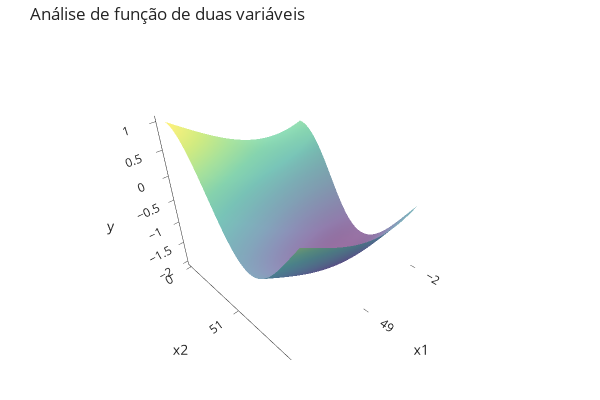

Source (notebook cell):
### Markdown cell above
## Estudo de caso: salto do paraquedista

Faremos a análise gráfica da função do salto do paraquedista já vista anteriormente, isto é: 

$$v = \dfrac{gm}{c}(1 - e^{-(c/m)t}).$$
Entretanto, antes de continuarmos, vale tecer breves comentários sobre dimensionalidade.

### Variáveis e parâmetros

Em nosso curso, tratamos da determinação de raízes de equações não-lineares em uma dimensão (1D). Isto significa que apenas uma variável é usada como dependente, embora a variável dependente possa requerer depender de outras quantidades para ser computada. No caso da função $v$ acima, o tempo $t$ está sendo tomado como a única variável independente, ao passo que a aceleração da gravidade $g$, a massa $m$ e o coeficiente de arrasto $c$ tornam-se _parâmetros_. 

Aplicando-se uma notação matemática estendida, poderíamos escrever 

$$v = f({\color{red}t};{\color{blue}g},{\color{blue}m},{\color{blue}c}),$$

onde destacamos a variável independente em vermelho e os parâmetros em azul, após o ponto-e-vírgula. Entretanto, qualquer um dos parâmetros poderia ser analisado sob o ponto de vista de variável, assumindo-se as outras quantidades como parâmetros. Para este mesmo exemplo, se quiséssemos estudar a dependência de $v$ por variação de $g$, teríamos de manter $m$, $c$ e $t$ _fixados_, obtendo uma forma tal que

$$v = f({\color{red}g};{\color{blue}m},{\color{blue}c},{\color{blue}t}).$$

Se o mesmo raciocínio for utilizado para $c$, a forma 

$$v = f({\color{red}c};{\color{blue}t},{\color{blue}g},{\color{blue}m})$$

indicaria que $c$ é a variável independente, enquanto $t$, $g$ e $m$ seriam parâmetros com um valor fixado e conhecido.

Assim, por indução, a busca por raízes de equações não-lineares que dependam de $n$ variáveis em apenas uma dimensão deve considerar _uma variável independente com valor mutável_ e $n-1$ _parâmetros com valor fixado_. Usando o Cálculo a várias variáveis, se 

$$
f: \mathbb{R}^n \to \mathbb{R} \\
(x_1,x_2,\ldots,x_n) \mapsto y
$$

é a função não-linear a ser estudada, a forma

$$y = f({\color{red}x_k}; {\color{blue}x_1},{\color{blue}x_2},\ldots,{\color{blue}x_{k-1}},{\color{blue}x_{k+1}},\ldots,{\color{blue}x_{n-1}},{\color{blue}x_n})$$

significaria que a análise é _unidimensional_ sobre a variável $x_k$ nos parâmetros $x_1$ a $x_n$, excluindo-se $x_k$.


Para o nosso exemplo, $n=4$, $y = v$, a variável independente $x_k$ é o coeficiente de arrasto $c$ – note que $k$ pode ser qualquer valor entre 1 e 4 –, $f$ é a expressão matemática $\dfrac{gm}{c}(1 - e^{-(c/m)t})$ e os demais símbolos $x_j$, para $j \neq k$, são os parâmetros.

### Code cell
import plotly.graph_objects as go
from plotly.offline import plot
from IPython.display import display, HTML
import numpy as np

# Define the function f(x, y) (you can replace this with your own function)
def f(x, y):
    return np.sin(x) + np.cos(y)

# Generate data for the function surface plot
x_values = np.linspace(-2, 0, 100)
y_values = np.linspace(0, 5, 100)
x_mesh, y_mesh = np.meshgrid(x_values, y_values)
z_values = f(x_mesh, y_mesh)

# Create a surface plot for the function
fig = go.Figure(data=[go.Surface(z=z_values)])

fig.update_traces(showscale=False,colorscale='Viridis',opacity=0.6)

# Update layout for better presentation
fig.update_layout(    
    template='simple_white',
    title='Análise de função de duas variáveis',
    width=600,
    height=400,
    margin=dict(l=40, r=40, b=40, t=40),
    scene=dict(
        xaxis_title='x1',
        yaxis_title='x2',
        zaxis_title='y',
        xaxis=dict(
            showgrid=False,
            zeroline=False,
            showline=False,
            gridcolor='#bdbdbd',
            gridwidth=2,
            zerolinecolor='#969696',
            zerolinewidth=4,
            linecolor='#636363',
            linewidth=6,
            nticks=3,
            tickmode='linear',
            tick0=x_values[0],
            dtick=51),
        yaxis=dict(
            nticks=3,
            tickmode='linear',
            tick0=y_values[0],
            dtick=51)
        
    )
)

# Display the plot
fig.show()
plot(fig, show_link=False,filename='analise-grafica.html')
display(HTML('analise-grafica.html'))

### Figure 1 — Plotly figure (JSON) as saved in the notebook; plotly's stock layout.template omitted (floating-point values rounded to 4 significant figures; data arrays with more than 128 entries replaced by an {"elided": "..."} marker saying what was removed)
{"data": [{"colorscale": [[0, "#440154"], [0.1111, "#482878"], [0.2222, "#3e4989"], [0.3333, "#31688e"], [0.4444, "#26828e"], [0.5556, "#1f9e89"], [0.6667, "#35b779"], [0.7778, "#6ece58"], [0.8889, "#b5de2b"], [1, "#fde725"]], "opacity": 0.6, "showscale": false, "type": "surface", "z": {"elided": "100x100 float values"}}], "layout": {"height": 400, "margin": {"b": 40, "l": 40, "r": 40, "t": 40}, "scene": {"xaxis": {"dtick": 51, "gridcolor": "#bdbdbd", "gridwidth": 2, "linecolor": "#636363", "linewidth": 6, "nticks": 3, "showgrid": false, "showline": false, "tick0": -2, "tickmode": "linear", "title": {"text": "x1"}, "zeroline": false, "zerolinecolor": "#969696", "zerolinewidth": 4}, "yaxis": {"dtick": 51, "nticks": 3, "tick0": 0, "tickmode": "linear", "title": {"text": "x2"}}, "zaxis": {"title": {"text": "y"}}}, "title": {"text": "Análise de função de duas variáveis"}, "width": 600}}
